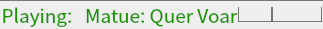
                     <widget class="QFrame" name="frame_36">
                      <property name="minimumSize">
                       <size>
                        <width>0</width>
                        <height>29</height>
                       </size>
                      </property>
                      <property name="maximumSize">
                       <size>
                        <width>16777215</width>
                        <height>29</height>
                       </size>
                      </property>
                      <property name="styleSheet">
                       <string notr="true"> border-top: 1px solid rgba(87, 87, 87, 200);

</string>
                      </property>
                      <property name="frameShape">
                       <enum>QFrame::StyledPanel</enum>
                      </property>
                      <property name="frameShadow">
                       <enum>QFrame::Raised</enum>
                      </property>
                      <layout class="QHBoxLayout" name="horizontalLayout_10">
                       <property name="spacing">
                        <number>0</number>
                       </property>
                       <property name="leftMargin">
                        <number>0</number>
                       </property>
                       <property name="topMargin">
                        <number>0</number>
                       </property>
                       <property name="rightMargin">
                        <number>0</number>
                       </property>
                       <property name="bottomMargin">
                        <number>0</number>
                       </property>
                       <item>
                        <widget class="QFrame" name="frame_37">
                         <property name="sizePolicy">
                          <sizepolicy hsizetype="Expanding" vsizetype="Preferred">
                           <horstretch>0</horstretch>
                           <verstretch>0</verstretch>
                          </sizepolicy>
                         </property>
                         <property name="styleSheet">
                          <string notr="true">border: 0px;</string>
                         </property>
                         <property name="frameShape">
                          <enum>QFrame::StyledPanel</enum>
                         </property>
                         <property name="frameShadow">
                          <enum>QFrame::Raised</enum>
                         </property>
                        </widget>
                       </item>
                       <item>
                        <widget class="QLabel" name="label_titulo_3">
                         <property name="sizePolicy">
                          <sizepolicy hsizetype="Expanding" vsizetype="Expanding">
                           <horstretch>0</horstretch>
                           <verstretch>0</verstretch>
                          </sizepolicy>
                         </property>
                         <property name="font">
                          <font>
                           <family>Noto Sans CJK HK</family>
                           <pointsize>14</pointsize>
                           <weight>50</weight>
                           <bold>false</bold>
                          </font>
                         </property>
                         <property name="styleSheet">
                          <string notr="true">color: rgb(26, 149, 0);
border:0px;</string>
                         </property>
                         <property name="text">
                          <string>Playing:   Matue: Quer Voar</string>
                         </property>
                         <property name="alignment">
                          <set>Qt::AlignCenter</set>
                         </property>
                        </widget>
                       </item>
                       <item>
                        <widget class="QFrame" name="frame_38">
                         <property name="sizePolicy">
                          <sizepolicy hsizetype="Expanding" vsizetype="Preferred">
                           <horstretch>0</horstretch>
                           <verstretch>0</verstretch>
                          </sizepolicy>
                         </property>
                         <property name="styleSheet">
                          <string notr="true">border:0px;</string>
                         </property>
                         <property name="frameShape">
                          <enum>QFrame::StyledPanel</enum>
                         </property>
                         <property name="frameShadow">
                          <enum>QFrame::Raised</enum>
                         </property>
                         <layout class="QHBoxLayout" name="horizontalLayout_14">
                          <property name="spacing">
                           <number>0</number>
                          </property>
                          <property name="leftMargin">
                           <number>0</number>
                          </property>
                          <property name="topMargin">
                           <number>0</number>
                          </property>
                          <property name="rightMargin">
                           <number>0</number>
                          </property>
                          <property name="bottomMargin">
                           <number>0</number>
                          </property>
                          <item>
                           <widget class="QFrame" name="frame_39">
                            <property name="frameShape">
                             <enum>QFrame::StyledPanel</enum>
                            </property>
                            <property name="frameShadow">
                             <enum>QFrame::Raised</enum>
                            </property>
                           </widget>
                          </item>
                          <item>
                           <widget class="QPushButton" name="botao_abrir_2">
                            <property name="maximumSize">
                             <size>
                              <width>50</width>
                              <height>16777215</height>
                             </size>
                            </property>
                            <property name="cursor">
                             <cursorShape>PointingHandCursor</cursorShape>
                            </property>
                            <property name="styleSheet">
                             <string notr="true">QPushButton{
	
	border: 1px solid rgba(87, 87, 87, 200);
	border-top: 0px;
}

QPushButton:hover{	
	background-color:rgba(111, 110, 110, 40);

}</string>
                            </property>
                            <property name="text">
                             <string/>
                            </property>
                            <property name="icon">
                             <iconset>
                              <normaloff>../../SpaceMusic/intercaces/imagens/Abrir.png</normaloff>../../SpaceMusic/intercaces/imagens/Abrir.png</iconset>
                            </property>
                            <property name="iconSize">
                             <size>
                              <width>18</width>
                              <height>18</height>
                             </size>
                            </property>
                           </widget>
                          </item>
                          <item>
                           <widget class="QPushButton" name="botao_fecahr_2">
                            <property name="minimumSize">
                             <size>
                              <width>50</width>
                              <height>0</height>
                             </size>
                            </property>
                            <property name="maximumSize">
                             <size>
                              <width>50</width>
                              <height>16777215</height>
                             </size>
                            </property>
                            <property name="cursor">
                             <cursorShape>PointingHandCursor</cursorShape>
                            </property>
                            <property name="styleSheet">
                             <string notr="true">QPushButton{
	
	border: 1px solid rgba(87, 87, 87, 200);
	border-top: 0px;
}

QPushButton:hover{	
	background-color:rgb(224, 27, 36);

}</string>
                            </property>
                            <property name="text">
                             <string/>
                            </property>
                            <property name="icon">
                             <iconset>
                              <normaloff>../../SpaceMusic/intercaces/imagens/fechar.png</normaloff>../../SpaceMusic/intercaces/imagens/fechar.png</iconset>
                            </property>
                            <property name="iconSize">
                             <size>
                              <width>18</width>
                              <height>18</height>
                             </size>
                            </property>
                           </widget>
                          </item>
                         </layout>
                        </widget>
                       </item>
                      </layout>
                     </widget>
